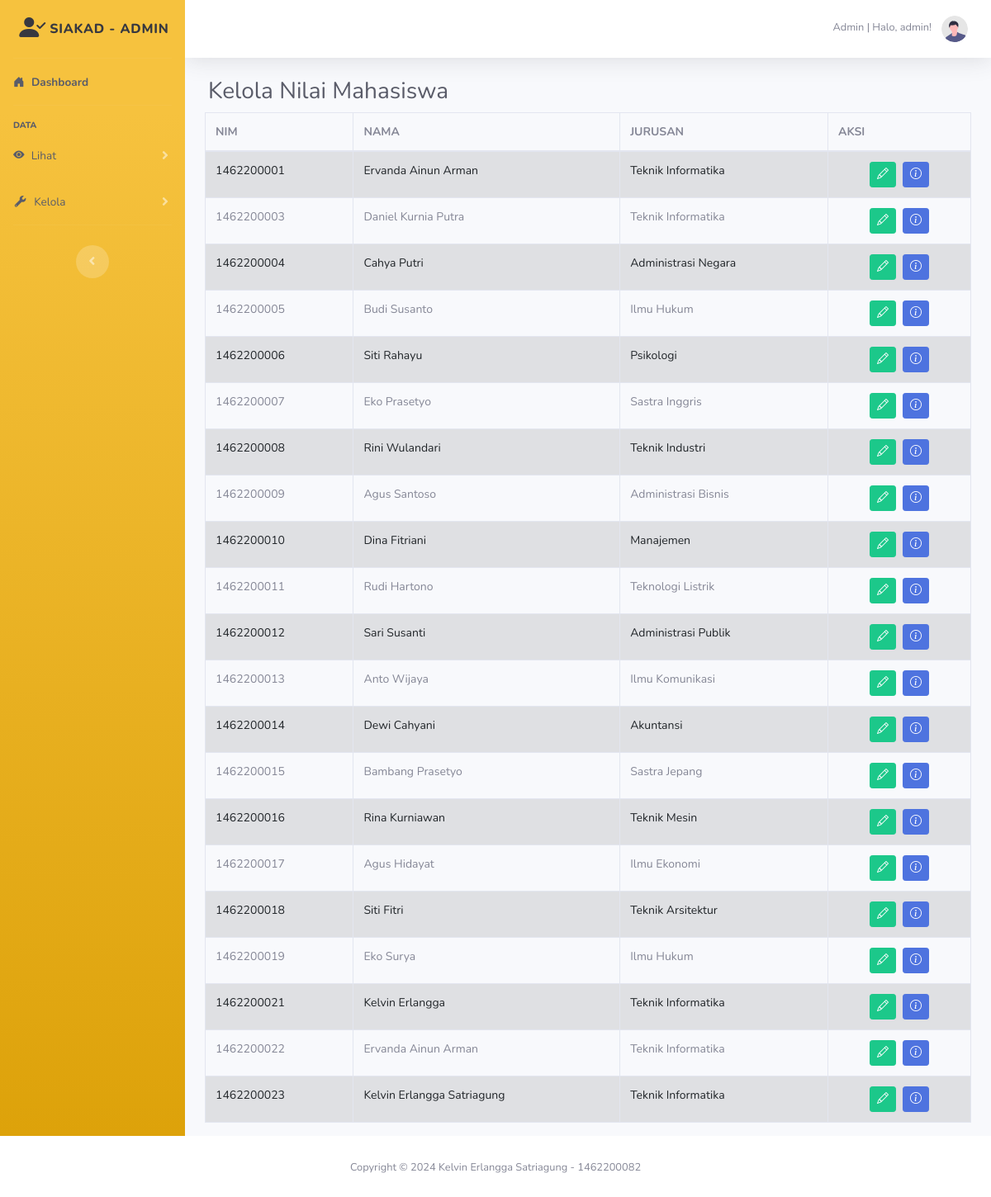
Screenshot of /kelola-data-nilai (signed in) with the database file from the repository.
### tables this page shows
CREATE TABLE `tbl_mhsiswa` (
  `nim` varchar(15) NOT NULL,
  `nama_mahasiswa` varchar(75) DEFAULT NULL,
  `jns_kelamin` varchar(15) DEFAULT NULL,
  `tgl_lahir` date DEFAULT NULL,
  `status_mhs` varchar(35) DEFAULT NULL,
  `jurusan` varchar(75) DEFAULT NULL,
  `lulusan_sekolah` varchar(75) DEFAULT NULL,
  `tahun_ajaran` varchar(30) DEFAULT NULL,
  `pekerjaan` varchar(75) DEFAULT NULL,
  `alamat` varchar(200) DEFAULT NULL,
  `kelurahan` varchar(45) DEFAULT NULL,
  `kecamatan` varchar(45) DEFAULT NULL,
  `kota` varchar(45) DEFAULT NULL,
  `provinsi` varchar(75) DEFAULT NULL,
  `telp` varchar(50) DEFAULT NULL,
  `email` varchar(55) DEFAULT NULL,
  `website` varchar(75) DEFAULT NULL
);

### view/admin/kelola-data-nilai.php (the view, shortened to what this page needs)
<div class="table-responsive">
    <h3 class='mx-1'>Kelola Nilai Mahasiswa</h3>
    <table class="table table-striped table-hover table-bordered" id="dataTables">
        <thead>
            <tr>
                <th>NIM</th>
                <th>NAMA</th>
                <th>JURUSAN</th>
                <th>AKSI</th>
            </tr>
        </thead>
        <tbody>
            <?php
            include "koneksi.php";
            $query = mysqli_query($conn, "SELECT * FROM tbl_mhsiswa");
            if ($query->num_rows > 0) {
                while ($row = mysqli_fetch_array($query)) {
                    echo "<tr>
                    <td> $row[nim] </td>
                    <td> $row[nama_mahasiswa] </td>
                    <td> $row[jurusan] </td>
                    <td>
                        <div class='d-flex justify-content-center'>
                            <a href='view/admin/edit-nilai.php?nim=$row[nim]' class='btn btn-success btn-sm mx-1' title='Edit'><i class='bi bi-pencil'></i></a>
                            <form method='post' action='detail-mahasiswa'>
                                <input type='hidden' name='nim' value='$row[nim]'>
                                <button type='submit' class='btn btn-primary btn-sm mx-1' title='Detail'><i class='bi bi-info-circle'></i></button>
                            </form>
                        </div>
                    </td>
                </tr>";
                }
            } else {
                echo "<tr><td colspan='7'>Tidak ada data mahasiswa</td></tr>";
            }
            ?>
        </tbody>
    </table>
</div>

### rows the page displays
tbl_mhsiswa: nim "1462200001", nama_mahasiswa "Ervanda Ainun Arman", jurusan "Teknik Informatika"
tbl_mhsiswa: nim "1462200003", nama_mahasiswa "Daniel Kurnia Putra", jurusan "Teknik Informatika"
tbl_mhsiswa: nim "1462200004", nama_mahasiswa "Cahya Putri", jurusan "Administrasi Negara"
tbl_mhsiswa: nim "1462200005", nama_mahasiswa "Budi Susanto", jurusan "Ilmu Hukum"
tbl_mhsiswa: nim "1462200006", nama_mahasiswa "Siti Rahayu", jurusan "Psikologi"
tbl_mhsiswa: nim "1462200007", nama_mahasiswa "Eko Prasetyo", jurusan "Sastra Inggris"
tbl_mhsiswa: nim "1462200008", nama_mahasiswa "Rini Wulandari", jurusan "Teknik Industri"
tbl_mhsiswa: nim "1462200009", nama_mahasiswa "Agus Santoso", jurusan "Administrasi Bisnis"
tbl_mhsiswa: nim "1462200010", nama_mahasiswa "Dina Fitriani", jurusan "Manajemen"
tbl_mhsiswa: nim "1462200011", nama_mahasiswa "Rudi Hartono", jurusan "Teknologi Listrik"
tbl_mhsiswa: nim "1462200012", nama_mahasiswa "Sari Susanti", jurusan "Administrasi Publik"
tbl_mhsiswa: nim "1462200013", nama_mahasiswa "Anto Wijaya", jurusan "Ilmu Komunikasi"
tbl_mhsiswa: nim "1462200014", nama_mahasiswa "Dewi Cahyani", jurusan "Akuntansi"
tbl_mhsiswa: nim "1462200015", nama_mahasiswa "Bambang Prasetyo", jurusan "Sastra Jepang"
tbl_mhsiswa: nim "1462200016", nama_mahasiswa "Rina Kurniawan", jurusan "Teknik Mesin"
tbl_mhsiswa: nim "1462200017", nama_mahasiswa "Agus Hidayat", jurusan "Ilmu Ekonomi"
tbl_mhsiswa: nim "1462200018", nama_mahasiswa "Siti Fitri", jurusan "Teknik Arsitektur"
tbl_mhsiswa: nim "1462200019", nama_mahasiswa "Eko Surya", jurusan "Ilmu Hukum"
tbl_mhsiswa: nim "1462200021", nama_mahasiswa "Kelvin Erlangga", jurusan "Teknik Informatika"
tbl_mhsiswa: nim "1462200022", nama_mahasiswa "Ervanda Ainun Arman", jurusan "Teknik Informatika"
tbl_mhsiswa: nim "1462200023", nama_mahasiswa "Kelvin Erlangga Satriagung", jurusan "Teknik Informatika"

### other values shown
$_SESSION['role'] "Admin"
$_SESSION['username'] "admin"
